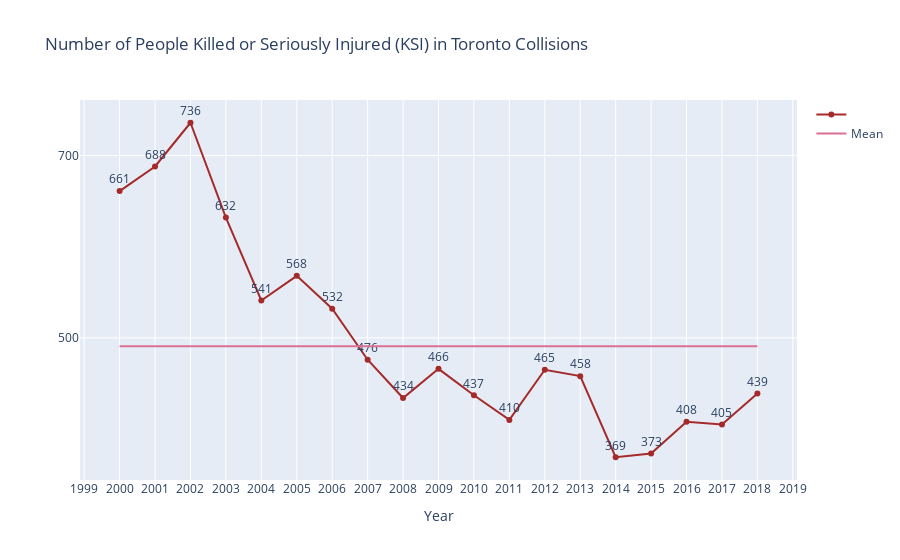

The cell this chart's notebook holds for it:
### Code cell
fig = go.Figure()
# Add traces
fig.add_trace(go.Scatter(x=dfE_g[dfE_g['year']!=2019]['year'], y=dfE_g['# KSI'], # all years except 2019!
                         mode='lines+markers+text',
                         name='',
                         text=dfE_g['# KSI'].astype(str),
                         textposition="top center",
                         line_color='brown'))
dfE_g['mean # KSI'] = dfE_g['# KSI'].mean()
fig.add_trace(go.Scatter(x=dfE_g[dfE_g['year']!=2019]['year'], y=dfE_g['mean # KSI'],  # all years except 2019!
                         mode='lines',
                         name='Mean',
                         line_color='palevioletred'))
fig.update_layout(title='Number of People Killed or Seriously Injured (KSI) in Toronto Collisions',
                  xaxis=dict(
                      title='Year',
                      tickmode = 'linear',
                      tick0 = 2000,
                      dtick = 1), 
                  yaxis=dict(
                      title='',
                      tickmode = 'array',
                      tickvals = [300, 500, 700],
                      ))
fig.show()

### Figure 1 — Plotly figure (JSON) as saved in the notebook; plotly's stock layout.template omitted (floating-point values rounded to 4 significant figures)
{"data": [{"textposition": "top center", "name": "", "text": ["661", "688", "736", "632", "541", "568", "532", "476", "434", "466", "437", "410", "465", "458", "369", "373", "408", "405", "439", "316"], "mode": "lines+markers+text", "y": [661, 688, 736, 632, 541, 568, 532, 476, 434, 466, 437, 410, 465, 458, 369, 373, 408, 405, 439, 316], "x": [2000, 2001, 2002, 2003, 2004, 2005, 2006, 2007, 2008, 2009, 2010, 2011, 2012, 2013, 2014, 2015, 2016, 2017, 2018], "line": {"color": "brown"}, "type": "scatter"}, {"name": "Mean", "mode": "lines", "y": [490.7, 490.7, 490.7, 490.7, 490.7, 490.7, 490.7, 490.7, 490.7, 490.7, 490.7, 490.7, 490.7, 490.7, 490.7, 490.7, 490.7, 490.7, 490.7, 490.7], "x": [2000, 2001, 2002, 2003, 2004, 2005, 2006, 2007, 2008, 2009, 2010, 2011, 2012, 2013, 2014, 2015, 2016, 2017, 2018], "line": {"color": "palevioletred"}, "type": "scatter"}], "layout": {"yaxis": {"title": {"text": ""}, "tickmode": "array", "tickvals": [300, 500, 700]}, "xaxis": {"tick0": 2000, "tickmode": "linear", "dtick": 1, "title": {"text": "Year"}}, "title": {"text": "Number of People Killed or Seriously Injured (KSI) in Toronto Collisions"}}}
